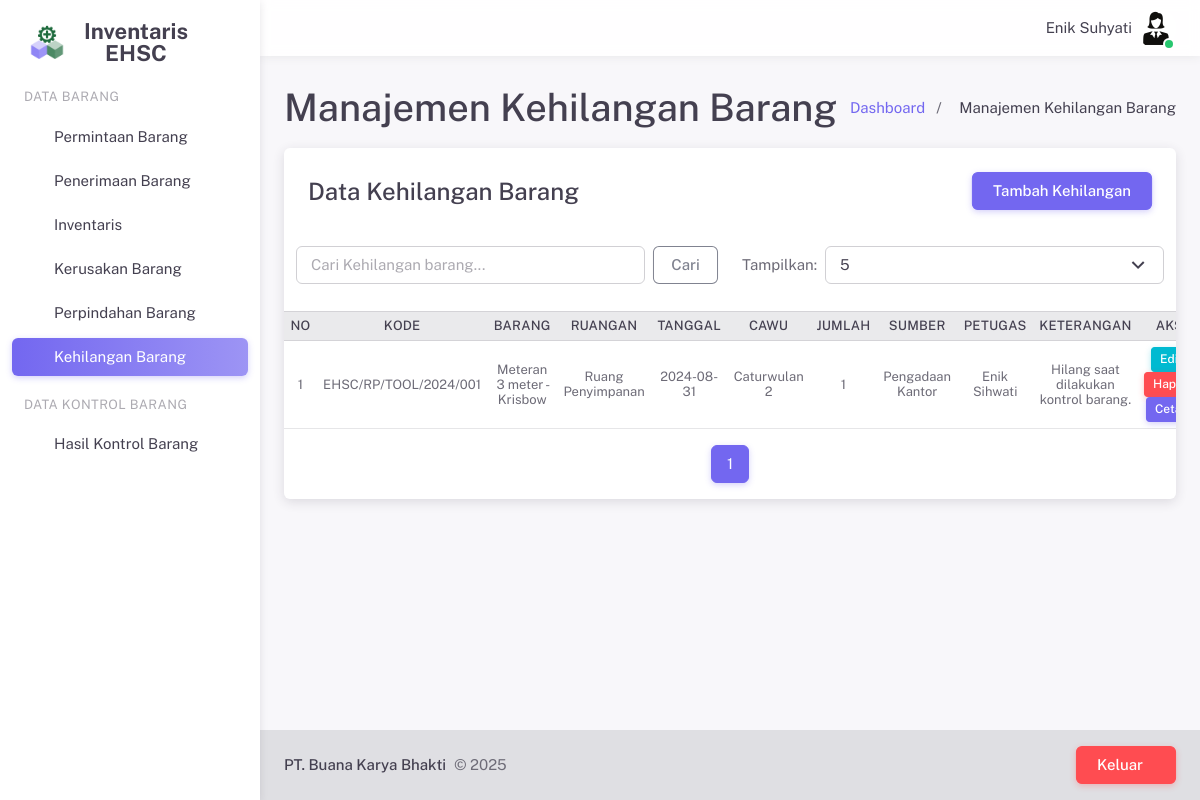
Page /pages/kehilanganBarang.php (signed in) on the committed database.
### tables this page shows
CREATE TABLE `user` (
  `id_user` int(11) NOT NULL,
  `nama` varchar(255) NOT NULL,
  `username` varchar(255) NOT NULL,
  `password` varchar(255) NOT NULL,
  `email` varchar(255) NOT NULL,
  `jabatan` varchar(255) NOT NULL,
  `foto` varchar(255) NOT NULL,
  `hak_akses` int(11) NOT NULL
);

CREATE TABLE `kehilangan_barang` (
  `id_kehilangan_barang` int(11) NOT NULL,
  `id_inventaris` int(11) NOT NULL,
  `tanggal_kehilangan` date NOT NULL,
  `cawu` varchar(255) NOT NULL,
  `jumlah_kehilangan` int(11) NOT NULL,
  `keterangan` text NOT NULL
);

CREATE TABLE `inventaris` (
  `id_inventaris` int(11) NOT NULL,
  `kode_inventaris` varchar(255) NOT NULL,
  `nama_barang` varchar(255) NOT NULL,
  `merk` varchar(255) NOT NULL,
  `id_penerimaan` int(11) DEFAULT NULL,
  `id_departemen` int(11) NOT NULL,
  `id_ruangan` int(11) NOT NULL,
  `id_kategori` int(11) NOT NULL,
  `tanggal_perolehan` date NOT NULL,
  `jumlah_awal` int(11) NOT NULL,
  `jumlah_akhir` int(11) NOT NULL,
  `satuan` varchar(20) NOT NULL,
  `sumber_inventaris` varchar(25) NOT NULL
);

CREATE TABLE `ruangan` (
  `id_ruangan` int(11) NOT NULL,
  `kode_ruangan` varchar(10) NOT NULL,
  `nama_ruangan` varchar(25) NOT NULL
);

### server/sessionHandler.php (called while the page is built, shortened)
<?php
$id_user = $_SESSION['id_user'];
$jabatan = isset($_SESSION['jabatan']) ? $_SESSION['jabatan'] : '';
?>

### server/crudKehilanganBarang.php (called while the page is built, shortened)
<?php
$limit = isset($_GET['limit']) ? (int) $_GET['limit'] : 5;
$page = isset($_GET['page']) ? (int) $_GET['page'] : 1;
$offset = ($page - 1) * $limit;
$search = isset($_POST['search']) ? $_POST['search'] : '';
$query = "SELECT kb.*,
          i.nama_barang,
          i.kode_inventaris,
          i.merk,
          r.nama_ruangan,
          i.sumber_inventaris,
          d.nama_departemen,
          COALESCE(u1.nama, u2.nama, u3.nama) AS nama_petugas
          FROM kehilangan_barang kb
          JOIN inventaris i ON kb.id_inventaris = i.id_inventaris
          JOIN ruangan r ON i.id_ruangan = r.id_ruangan
          JOIN departemen d ON i.id_departemen = d.id_departemen
          LEFT JOIN kontrol_barang_cawu_satu k1 ON k1.id_inventaris = i.id_inventaris
          LEFT JOIN kontrol_barang_cawu_dua k2 ON k2.id_inventaris = i.id_inventaris
          LEFT JOIN kontrol_barang_cawu_tiga k3 ON k3.id_inventaris = i.id_inventaris
          LEFT JOIN user u1 ON k1.id_user = u1.id_user
          LEFT JOIN user u2 ON k2.id_user = u2.id_user
          LEFT JOIN user u3 ON k3.id_user = u3.id_user
          WHERE (i.nama_barang LIKE '%$search%'
          OR i.kode_inventaris LIKE '%$search%')
          ORDER BY kb.tanggal_kehilangan DESC
          LIMIT $limit OFFSET $offset";
$result = mysqli_query($conn, $query);
$totalQuery = "SELECT COUNT(*) as total FROM kehilangan_barang pb
               JOIN inventaris i ON pb.id_inventaris = i.id_inventaris
               WHERE i.nama_barang LIKE '%$search%' OR i.kode_inventaris LIKE '%$search%'";
$totalResult = mysqli_query($conn, $totalQuery);
$totalRow = mysqli_fetch_assoc($totalResult);
$totalPages = ceil($totalRow['total'] / $limit);
?>

### pages/kehilanganBarang.php (the view, shortened to what this page needs)
<?php
require('../server/sessionHandler.php');
require_once('../server/configDB.php');
require('../server/crudKehilanganBarang.php');
require('../layouts/header.php');
?>
<div class="layout-wrapper layout-content-navbar">
    <div class="layout-container">
        <?php require('../layouts/sidePanel.php'); ?>
        <div class="layout-page">
            <?php require('../layouts/navbar.php'); ?>
            <div class="content-wrapper">
                <div class="container-xxl flex-grow-1 container-p-y">
                    <div class="d-flex justify-content-between align-items-center mb-2">
                        <div>
                            <h2 class="mb-1">Manajemen Kehilangan Barang</h2>
                        </div>
                        <div class="mt-3">
                            <nav aria-label="breadcrumb">
                                <ol class="breadcrumb breadcrumb-style1">
                                    <li class="breadcrumb-item">
                                        <a href="dashboard.php">Dashboard</a>
                                    </li>
                                    <li class="breadcrumb-item active">Manajemen Kehilangan Barang</li>
                                </ol>
                            </nav>
                        </div>
                    </div>
                    <div class="card">
                        <h4 class="card-header d-flex justify-content-between align-items-center">
                            Data Kehilangan Barang
                            <?php if ($jabatan === 'administrasi'): ?>
                            <button type="button" class="btn btn-primary" data-bs-toggle="modal"
                                data-bs-target="#tambahKehilanganModal">Tambah Kehilangan</button>
                            <?php endif; ?>
                        </h4>
                        <div class="row p-3">
                            <div class="col-md-6">
                                <form method="POST" class="d-flex">
                                    <input type="text" class="form-control me-2" name="search"
                                        placeholder="Cari Kehilangan barang..." value="<?php echo $search; ?>">
                                    <button class="btn btn-outline-secondary" type="submit">Cari</button>
                                </form>
                            </div>
                            <div class="col-md-6">
                                <form class="d-flex justify-content-end align-items-center">
                                    <label for="limit" class="label me-2">Tampilkan:</label>
                                    <select id="limit" class="select2 form-select" onchange="location = this.value;">
                                        <option value="KehilanganBarang.php?limit=5"
                                            <?php if ($limit == 5) echo 'selected'; ?>>5</option>
                                    </select>
                                </form>
                            </div>
                        </div>
                        <div class="table-responsive text-nowrap" style="max-height: 340px;">
                            <table class="table table-hover table-sm small">
                                <thead class="table-light small">
                                    <tr>
                                        <th class="text-center align-middle w-50px">No</th>
                                        <th class="text-center align-middle w-100px">Kode</th>
                                        <th class="text-center align-middle w-150px">Barang</th>
                                        <th class="text-center align-middle w-120px">Ruangan</th>
                                        <th class="text-center align-middle w-120px">Tanggal</th>
                                        <th class="text-center align-middle w-80px">Cawu</th>
                                        <th class="text-center align-middle w-100px">Jumlah</th>
                                        <th class="text-center align-middle w-120px">Sumber</th>
                                        <th class="text-center align-middle w-120px">Petugas</th>
                                        <th class="text-center align-middle w-150px">Keterangan</th>
                                        <th class="text-center align-middle w-150px">Aksi</th>
                                    </tr>
                                </thead>
                                <tbody>
                                    <?php
                                    $no = $offset + 1;
                                    while ($row = mysqli_fetch_assoc($result)) {
                                    ?>
                                    <tr>
                                        <td class="text-center align-middle"><?php echo $no++; ?></td>
                                        <td class="text-center align-middle"><?php echo $row['kode_inventaris']; ?></td>
                                        <td class="text-center align-middle">
                                            <?php echo $row['nama_barang'] . " - " . $row['merk']; ?>
                                        </td>
                                        <td class="text-center align-middle"><?php echo $row['nama_ruangan']; ?></td>
                                        <td class="text-center align-middle"><?php echo $row['tanggal_kehilangan']; ?>
                                        </td>
                                        <td class="text-center align-middle"><?php echo $row['cawu']; ?></td>
                                        <td class="text-center align-middle"><?php echo $row['jumlah_kehilangan']; ?>
                                        <td class="text-center align-middle"><?php echo $row['sumber_inventaris']; ?>
                                        </td>
                                        <td class="text-center align-middle"><?php echo $row['nama_petugas']; ?></td>
                                        </td>
                                        <td class="text-center align-middle"><?php echo $row['keterangan']; ?></td>
                                        <td class="text-center align-middle">
                                            <?php if ($jabatan === 'administrasi'): ?>
                                            <button class="btn btn-info btn-sm" data-bs-toggle="modal"
                                                data-bs-target="#modal-update-<?php echo $row['id_kehilangan_barang']; ?>">Edit</button>
                                            <button type="button" class="btn btn-danger btn-sm" data-bs-toggle="modal"
                                                data-bs-target="#modal-delete-<?php echo $row['id_kehilangan_barang']; ?>">Hapus</button>
                                            <?php endif; ?>
                                            <a href="../report/printLaporanKehilanganBarang.php?id=<?php echo $row['id_kehilangan_barang']; ?>"
                                                class="btn btn-primary btn-sm">Cetak</a>
                                        </td>
                                    </tr>
                                    <?php } ?>
                                </tbody>
                            </table>
                        </div>
                        <nav aria-label="Page navigation" class="mt-4">
                            <ul class="pagination pagination-rounded justify-content-center">
                                <?php for ($i = 1; $i <= $totalPages; $i++) { ?>
                                <li class="page-item <?php if ($i == $page) echo 'active'; ?>">
                                    <a class="page-link" href="?page=<?php echo $i; ?>"><?php echo $i; ?></a>
                                </li>
                                <?php } ?>
                            </ul>
                        </nav>
                    </div>
                </div>
            </div>
            <?php require('../layouts/footer.php'); ?>
        </div>
    </div>
</div>

### layouts/navbar.php (shortened to what this page needs)
<?php
require_once('../server/configDB.php');
$query = mysqli_query($conn, "SELECT nama, jabatan, foto FROM user WHERE id_user='$id_user'");
$user = mysqli_fetch_array($query);
$photo_path = "../upload/user/" . $user['foto'];
?>
<nav class="layout-navbar navbar navbar-expand-xl align-items-center bg-navbar-theme" id="layout-navbar">
    <div class="container-xxl">
        <div class="navbar-nav-right d-flex align-items-center" id="navbar-collapse">
            <ul class="navbar-nav flex-row align-items-center ms-auto">
                <span class="ms-2 m-1"><?php echo $user['nama']; ?></span>
                <li class="nav-item navbar-dropdown dropdown-user dropdown">
                    <a class="nav-link dropdown-toggle hide-arrow p-0" data-bs-toggle="dropdown">
                        <div class="avatar avatar-online">
                            <img src="<?php echo $photo_path; ?>" alt class="rounded-circle" />
                        </div>
                    </a>
                </li>
            </ul>
        </div>
</nav>

### pages/kehilanganBarang.php (style rules this page uses)
.w-50px { width: 50px !important; }
.w-80px { width: 80px !important; }
.w-100px { width: 100px !important; }
.w-120px { width: 120px !important; }
.w-150px { width: 150px !important; }
.table-sm td, .table-sm th { padding: 0.4rem !important; }
.btn-sm { padding: 0.2rem 0.5rem !important; font-size: 0.75rem !important; }

### rows in the picture
user: nama "Enik Suhyati", foto (picture)
kehilangan_barang: id_inventaris.kode_inventaris "EHSC/RP/TOOL/2024/001", id_inventaris.nama_barang "Meteran 3 meter", id_inventaris.merk "Krisbow", ruangan.nama_ruangan "Ruang Penyimpanan", tanggal_kehilangan "2024-08-31", cawu "Caturwulan 2", jumlah_kehilangan "1", id_inventaris.sumber_inventaris "Pengadaan Kantor", nama_petugas "Enik Sihwati", keterangan "Hilang saat dilakukan kontrol barang."
